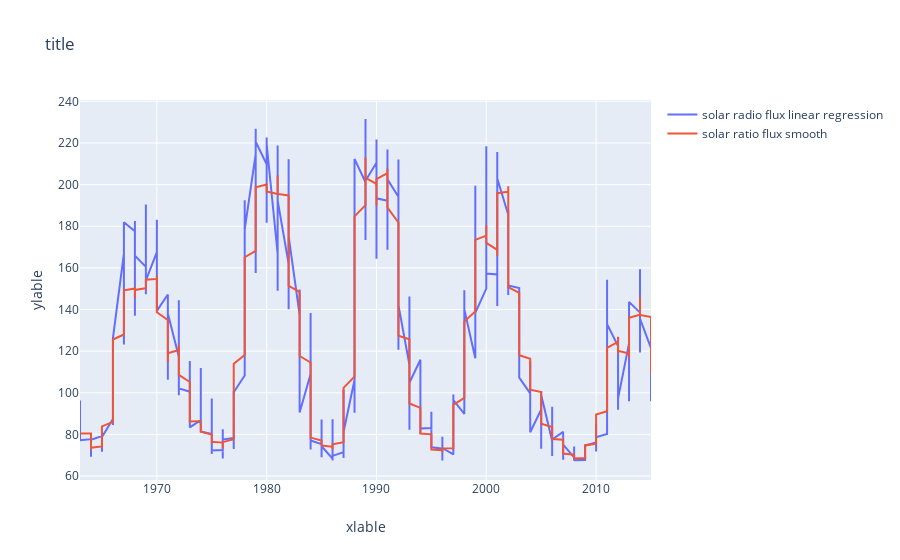

This figure's notebook cell:
### Code cell
plot(2, [data[:,0], data[:,0]], [F, solar_flux_smth],
     legend = ['solar radio flux linear regression', 'solar ratio flux smooth'])

### Figure 1 — Plotly figure (JSON) as saved in the notebook; plotly's stock layout.template omitted (floating-point values rounded to 4 significant figures; data arrays with more than 128 entries replaced by an {"elided": "..."} marker saying what was removed)
{"data": [{"mode": "lines", "name": "solar radio flux linear regression", "showlegend": true, "type": "scatter", "x": {"elided": "627 int values"}, "y": {"elided": "627 float values"}}, {"mode": "lines", "name": "solar ratio flux smooth", "showlegend": true, "type": "scatter", "x": {"elided": "627 int values"}, "y": {"elided": "627 float values"}}], "layout": {"title": {"text": "title"}, "xaxis": {"title": {"text": "xlable"}}, "yaxis": {"title": {"text": "ylable"}}}}
